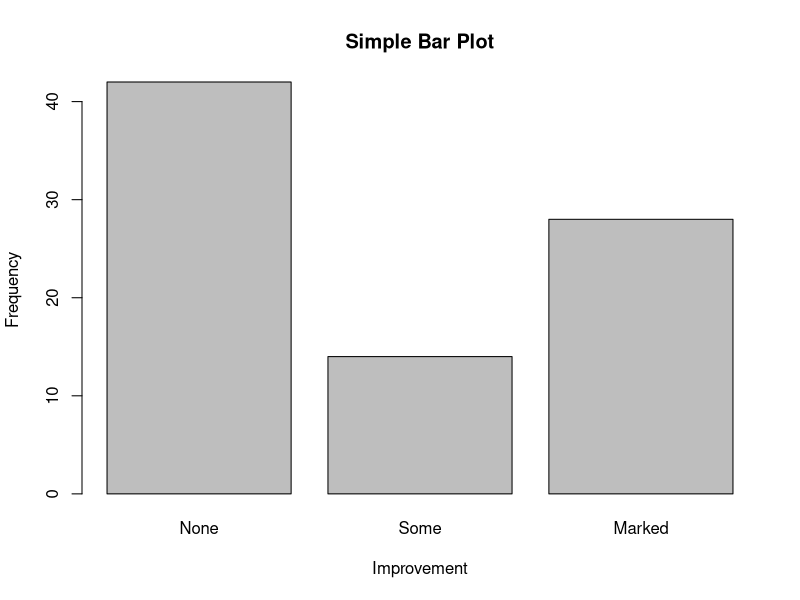
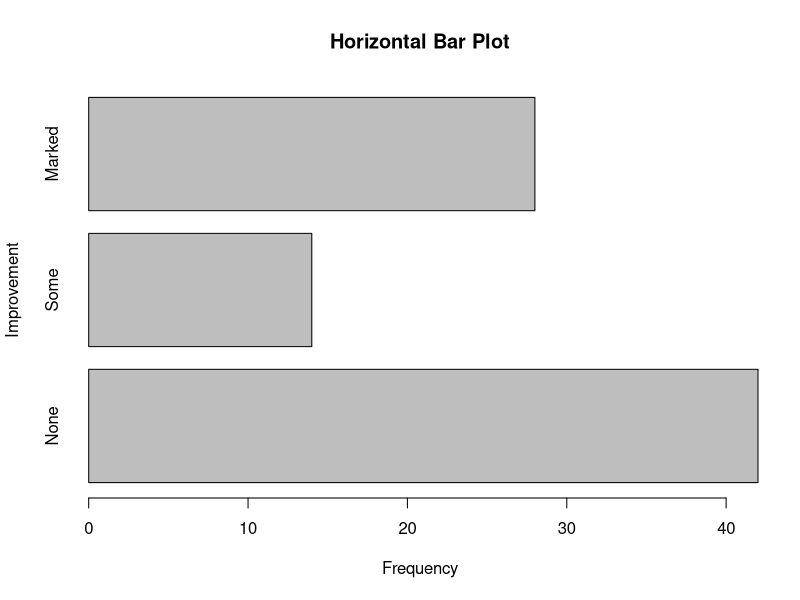
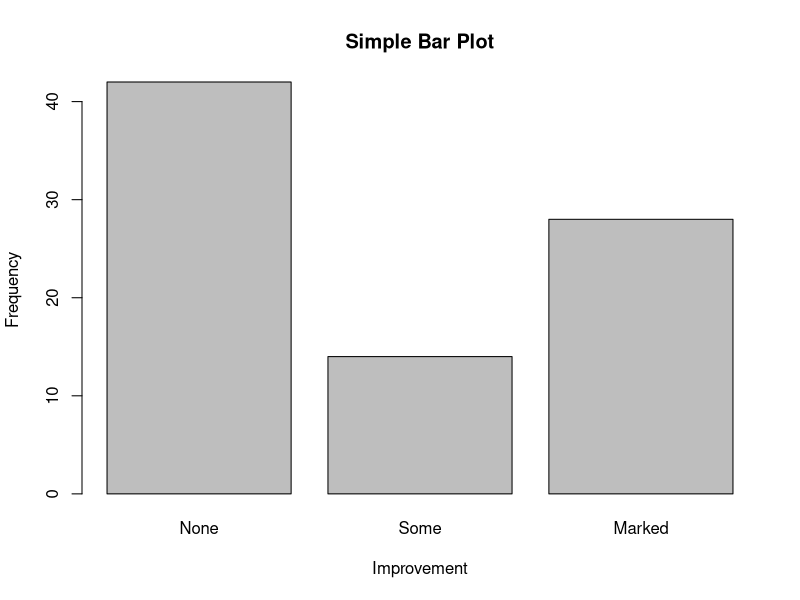
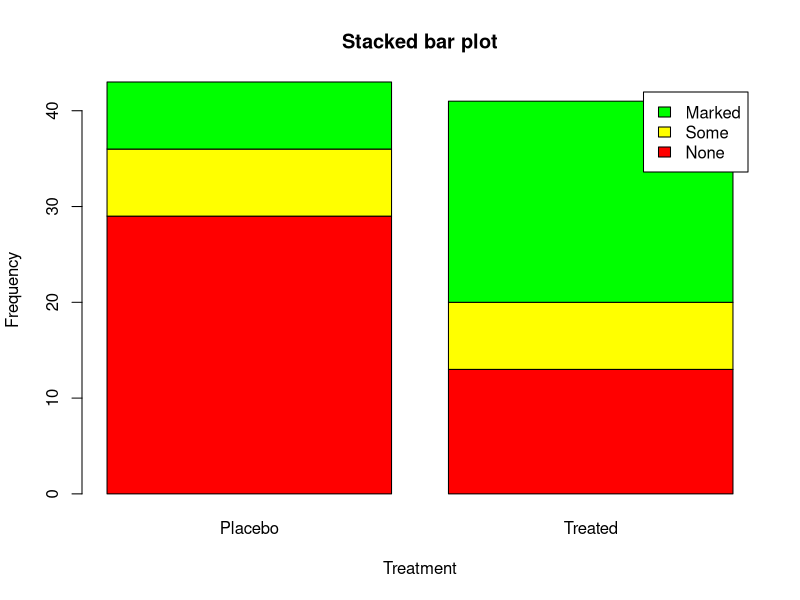
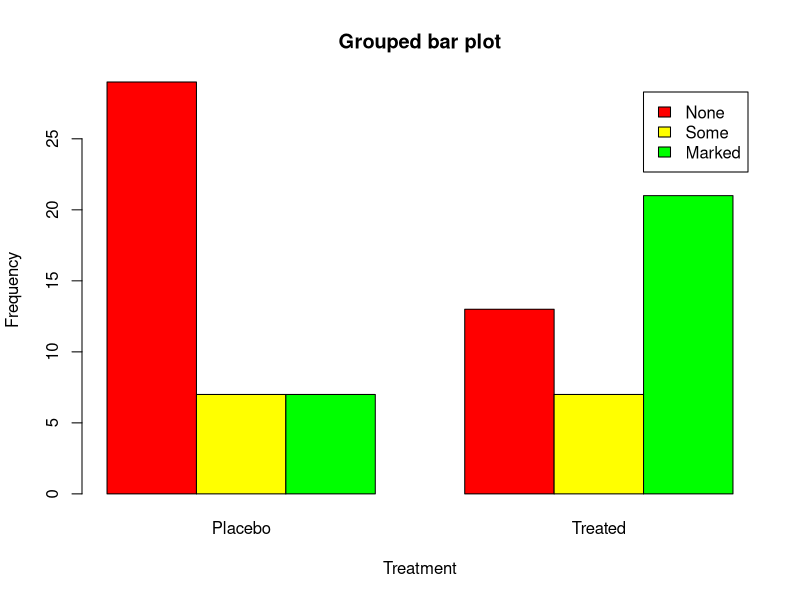
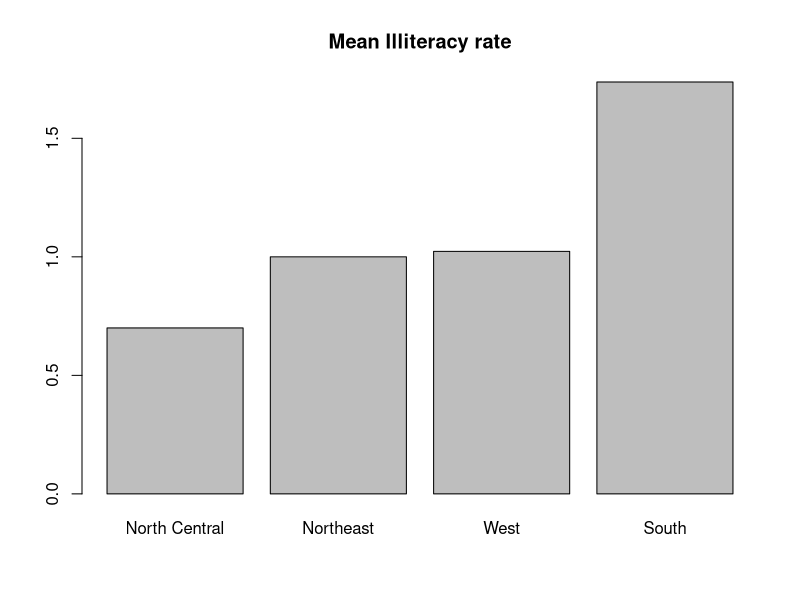
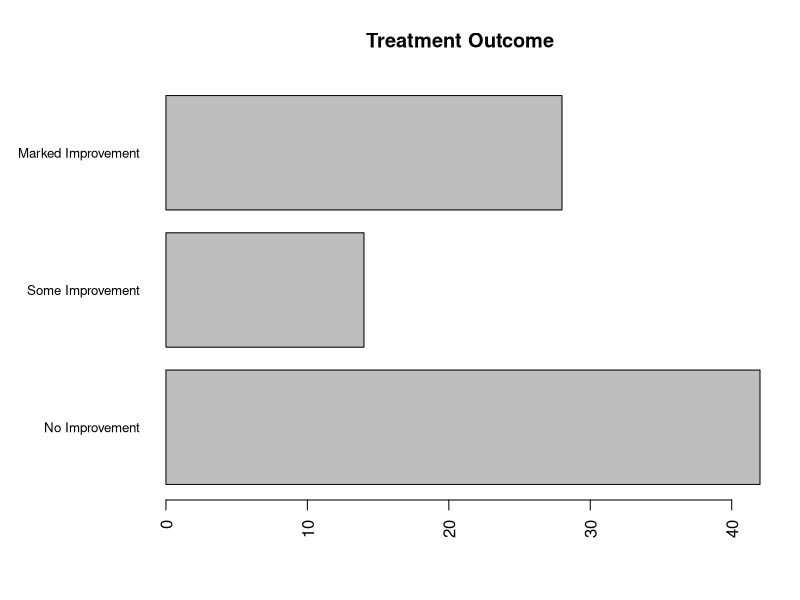
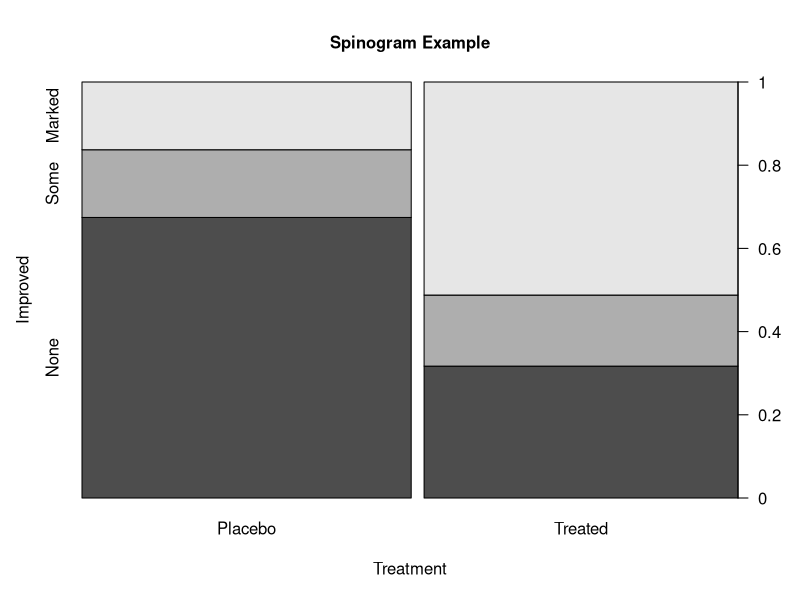

R code for these plots, in order:
library(vcd)

## Bar
counts = table(Arthritis$Improved)  # how to use table function
counts

barplot(counts, main = "Simple Bar Plot", 
        xlab = "Improvement", ylab = "Frequency")

barplot(counts, 
        main = "Horizontal Bar Plot",
        xlab = "Frequency", ylab = "Improvement",
        horiz = TRUE)

plot(Arthritis$Improved, main="Simple Bar Plot", 
     xlab = "Improvement", ylab = "Frequency")

### stacked bar and grouped bar
counts = table(Arthritis$Improved, Arthritis$Treatment)
counts
barplot(counts, main = "Stacked bar plot",
        xlab = "Treatment", ylab = "Frequency",
        col = c("red", "yellow", "green"),
        legend = rownames(counts))
barplot(counts, main = "Grouped bar plot",
        xlab = "Treatment", ylab = "Frequency",
        col = c("red", "yellow", "green"),
        legend = rownames(counts), beside = TRUE)

### Means bar plot
states = data.frame(state.region, state.x77)
means = aggregate(states$Illiteracy, by=list(state.region), FUN = mean)
means = means[order(means$x), ]

barplot(means$x, names.arg = means$Group.1)
title("Mean Illiteracy rate")

### fine tune in bar plot (using bar())
par(mar=c(5, 8, 4, 2))
par(las = 2)
counts = table(Arthritis$Improved)
barplot(counts, 
        main = "Treatment Outcome",
        horiz = TRUE, cex.names = 0.8,
        names.arg = c("No Improvement", "Some Improvement", "Marked Improvement"))

### Spinogram
attach(Arthritis)
counts = table(Treatment, Improved)
spine(counts, main = "Spinogram Example")
detach(Arthritis)


## pie
par(mfrow=c(2,2))
slices = c(10, 12, 4, 16, 8)
lbls = c("US", "UK", "Australia", "Germany", "France")

pie(slices, labels = lbls, 
    main = "Simple Pie Chart")

pct = round(slices/sum(slices)*100)
lbls2 = paste(lbls, " ", pct, "%", sep="")
pie(slices, labels = lbls2, col=rainbow(length(lbls2)),
    main = "Pie Chart with Percentages")

library(plotrix)
pie3D(slices, labels = lbls, explode = 0.1,
      main = "Pie Chart with Percentages")

mytable = table(state.region)
lbls3 = paste(names(mytable), "\n", mytable, sep = "")
pie(mytable, labels = lbls3, 
    main = "Pie Chart from a Table \n (with sample sizes)")

### fan figure
library(plotrix)
slices = c(10, 12, 4, 16, 8)
lbls = c("US", "UK", "Australia", "Germany", "France")
fan.plot(slices, labels = lbls, main = "Fan Plot")

## hist figure
par(mfrow = c(2, 2))

hist(mtcars$mpg)

hist(mtcars$mpg, breaks = 12, col = "red",
     xlab = "Miles Per Gallon", 
     main = "Colored histogram with 12 bins")

hist(mtcars$mpg,freq = FALSE, breaks = 12,
     col = "red", xlab = "Miles Per Gallon",
     main = "Histogram, rug plot, density curve")
rug(jitter(mtcars$mpg))
lines(density(mtcars$mpg), col="blue", lwd=2)

x = mtcars$mpg
h = hist(x, breaks = 12, col = "red", 
         xlab = "Miles Per Gallon", 
         main = "Histogram with normal curve and box")
xfit = seq(min(x), max(x), length=40)
yfit = dnorm(xfit, mean = mean(x), sd = sd(x))
yfit = yfit*diff(h$mids[1:2]*length(x))
lines(xfit, yfit, col="blue", lwd=2)
box()

## density figures
par(mfrow = c(2, 1))
d = density(mtcars$mpg)
plot(d)

plot(d, main = "Kernel Density of Miles Per Gallon")
polygon(d, col = "red", border = "blue")
rug(mtcars$mpg, col = "brown")

### 
par(lwd=2)
library(sm)
attach(mtcars)
cyl.f = factor(cyl, levels = c(4, 6, 8),
               labels = c("4 cylinder", "6 cylinder",
                          "8 cylinder"))

sm.density.compare(mpg, cyl, xlab = "Miles Per Gallon")
title(main = "MPG Distribution by car Cylinder")

colfill = c(2:(1+length(levels(cyl.f))))
# legend(locator(1), levels(cyl.f), fill = colfill)
detach(mtcars)


## boxplot
boxplot(mtcars$mpg, main = "Box plot",
        ylab = "Miles Per Gallon")


boxplot(mpg ~ cyl, data = mtcars, 
        main = "Car Mileage Data",
        xlab = "Number of Cylinders",
        ylab = "Miles Per Gallon")

boxplot(mpg ~ cyl, data = mtcars, 
        notch = TRUE, varwidth = TRUE,
        col = "red", main = "Car Mileage Data",
        xlab = "Number of Cylinders",
        ylab = "Miles Per Gallon")

mtcars$cyl.f = factor(mtcars$cyl, levels = c(4, 6, 8),
                      labels = c("4", "6", "8"))
mtcars$am.f = factor(mtcars$am, levels = c(0, 1),
                     labels = c("auto", "standard"))
boxplot(mpg ~ am.f *cyl.f, data = mtcars,
        varwidth = TRUE, col = c("gold", "darkgreen"),
        main = "MPG Distribution by Auto Type",
        xlab = "Auto Type")
### vioplot
library(vioplot)
x1 = mtcars$mpg[mtcars$cyl == 4]
x2 = mtcars$mpg[mtcars$cyl == 6]
x3 = mtcars$mpg[mtcars$cyl == 8]
vioplot(x1, x2, x3, 
        names = c("4 cyl", "6 cyl", "8 cyl"),
        col = "gold")
title("Violin Plots of Miles Per Gallon")

### dotchart
dotchart(mtcars$mpg, labels = row.names(mtcars), cex = .7,
         main = "Gas Mileage for Car Models",
         xlab = "Miles Per Gallon")

x = mtcars[order(mtcars$mpg), ]
x$cyl = factor(x$cyl)
x$color[x$cyl==4] = "red"
x$color[x$cyl==6] = "blue"
x$color[x$cyl==8] = "darkgreen"
dotchart(x$mpg, labels = row.names(x),
         cex = .7, groups = x$cyl, 
         gcolor = "black", color = x$color,
         pch = 19, main = "Gas Mileage for Car Models\ngrouped by cylinder",
         xlab = "Miles Per Gallon")
